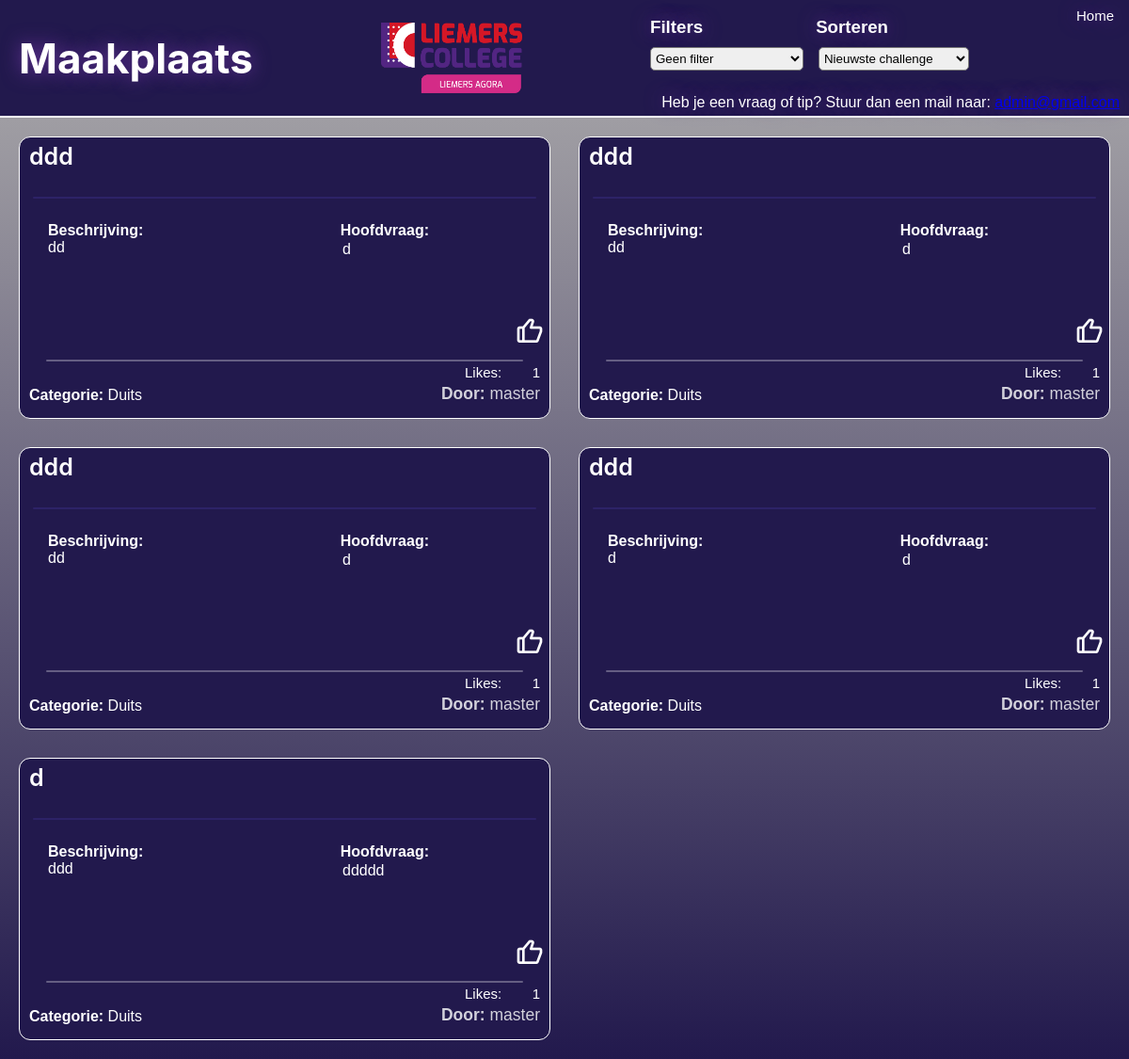
/forum, run on an earlier commit of the app's database.
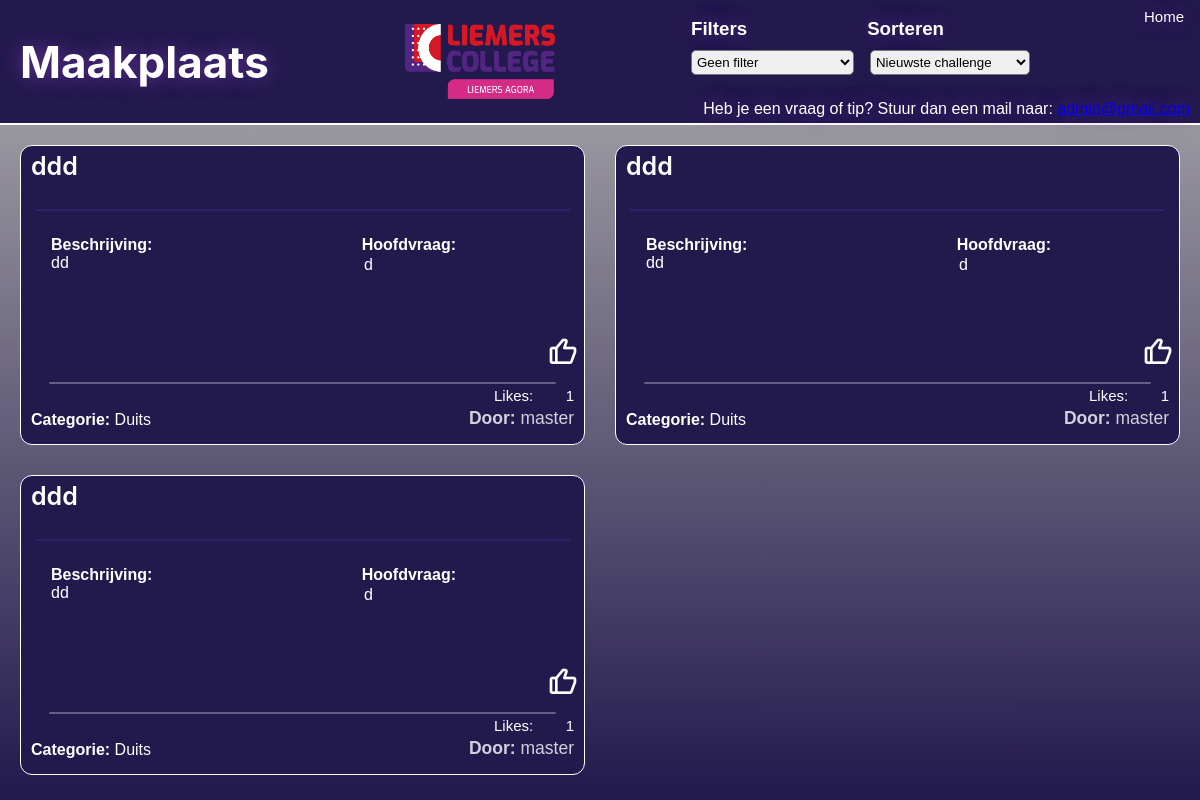
And on a later commit of the database.
### models.py (models this page shows, shortened)
class Todo(db.Model):
    id = db.Column(db.Integer, primary_key=True)
    date_created = db.Column(db.DateTime(timezone=True), default=lambda: datetime.now(timezone.utc))
    likes = db.Column(db.Integer, default=0)
    name = db.Column(db.String(100), nullable=False)
    title = db.Column(db.String(100), nullable=False)
    main_question = db.Column(db.String(200), nullable=False)
    sub_questions = db.Column(db.String(500), nullable=False)
    description = db.Column(db.Text, nullable=False)
    end_product = db.Column(db.Text, nullable=False)
    category = db.Column(db.String(50), nullable=False)
    image = db.Column(db.String(100), nullable=True)
    approved = db.Column(db.Boolean, default=False)
    author_id = db.Column(db.Integer, db.ForeignKey('user.id'), nullable=False)

### app.py (the view)
@app.route('/forum')
def forum():
    vakfilter = request.args.get('vakfilter', '')
    sortfilter = request.args.get('sortfilter', 'newest')
    username = current_user.username if current_user.is_authenticated else None
    query = Todo.query
    if not (current_user.is_authenticated and current_user.is_admin):
        query = query.filter_by(approved=True)
    if vakfilter:
        query = query.filter_by(category=vakfilter)
    if sortfilter == 'personal':
        if current_user.is_authenticated:
            query = query.join(User).filter(User.username == current_user.username)
        else:
            flash('log in to filter by own challenge', "error")
    elif sortfilter == 'newest':
        query = query.order_by(Todo.date_created.desc())
    elif sortfilter == 'oldest':
        query = query.order_by(Todo.date_created.asc())
    elif sortfilter == 'likes':
        query = query.order_by(Todo.likes.desc())
    tasks = query.all()
    return render_template('forum.html', tasks=tasks, sortfilter=sortfilter)

### templates/forum.html (shortened to what this page needs)
{% extends 'base.html' %}
{% block head %}
{{ super()}}
    <link rel="stylesheet" href="{{ url_for('static', filename='css/forum.css') }}">
    <link rel="stylesheet" href="{{ url_for('static', filename='css/card.css') }}">
    <link href="https://unpkg.com/boxicons@2.1.4/css/boxicons.min.css" rel="stylesheet">
{% endblock %}
{% block body %}
<div class="top-color position-fixed">
    <h1>Maakplaats</h1>
    <div class="contact">
        <p>Heb je een vraag of tip? Stuur dan een mail naar: <a href="mailto:develloperdesli@gmail.com">admin@gmail.com</a></p>
    </div>
    <div class="logo">
       <a href="https://liemersagora.beezer.com/" target="_blank">
        <img class="logo" src="{{ url_for('static', filename='pictures/logo.png') }}" alt="Logo"></a>
    </div>
    <div class="module-container">
        <a href="{{url_for('index')}}" class="module-button">
            <p class="module-tekst">Home</p>
        </a>
    </div>
    <div class="filter-container">
        <div class="filter-text">
        <h3>Filters</h3>
        <h3>Sorteren</h3>
    </div>
    <form class="filters" action="/forum" method="GET">
        <select name="vakfilter" class="filterselect" onchange="this.form.submit()">
          <option value="">Geen filter</option>
        </select>
        <select name="sortfilter" class="filterselect" onchange="this.form.submit()">
          <option value="newest" {% if request.args.get('sortfilter') == 'newest' %}selected{% endif %}>Nieuwste challenge</option>
        </select>
      </form>
    </div>
</div>
<div class="container">
    {% for task in tasks %}
        {% include 'components/card.html' %}
    {% else %}
        <p>Er zijn nog geen challenges geplaatst.</p>
    {% endfor %}
</div>
{% endblock %}

### templates/components/card.html (shortened to what this page needs)
<div class="card card-glow" onclick="handleCardClick(event, '{{ url_for('fullcard', id=task.id) }}')" style="cursor: pointer;">
  <h2 class="title">{{ task.title }}</h2>
  <div class="card-bottom">
    <p class="author"><strong>Door:</strong> {{ task.name }}</p>
    <p class="category"><strong>Categorie:</strong> {{ task.category }}</p>
  </div>
  <div class="info-container">
  <p class="headquestion">
    <strong>Hoofdvraag:</strong><br />
    <div class="headquestion-info">{{ task.main_question }}</div>
  </p>
  <p class="challenge-info">
    <strong>Beschrijving:</strong><br />
    {{ task.description }}
  </p>
  </div>
   <div class="like-button" data-id="{{ task.id }}">
  <button type="button">
    <i class="bx {% if task.id in liked_tasks %}bxs-like liked{% else %}bx-like unliked{% endif %}"></i>
  </button>
  <div class="like-count-container">
    <label class="label-like-count">Likes:</label>
    <span class="like-count">{{ task.likes }}</span>
  </div>
 </div>
</div>

What changed in the data, as far as the page shows it:
removed Todo: title "ddd", name "master", category "Duits", main_question "d", description "d", likes "1"
removed Todo: title "d", name "master", category "Duits", main_question "ddddd", description "ddd", likes "1"
